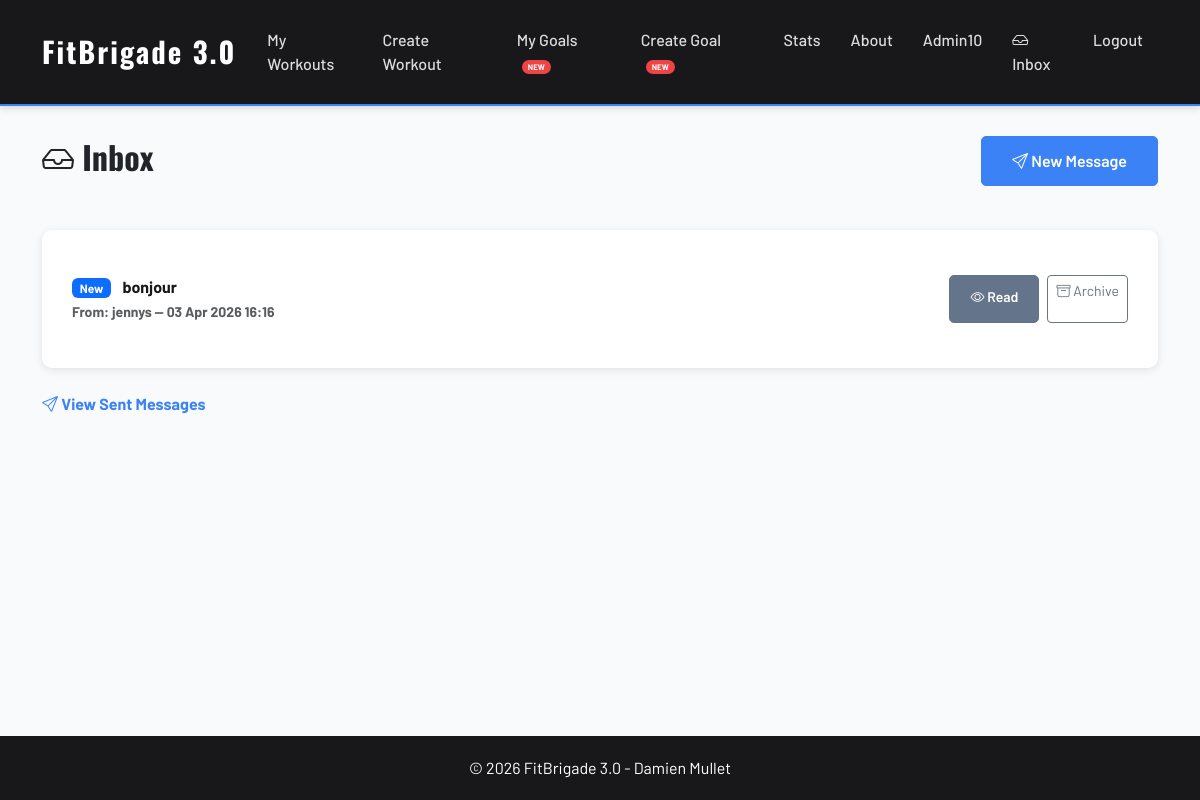
/inbox/ (signed in), run on the app's committed database.
### users/models.py (models this page shows, shortened)
class CustomUser(AbstractUser):
    email = models.EmailField(unique=True)
    bio = models.TextField(blank=True, null=True)
    phone = models.CharField(max_length=20, blank=True, null=True)

### messaging/models.py (models this page shows, shortened)
class Message(models.Model):
    sender = models.ForeignKey(
        settings.AUTH_USER_MODEL,
        on_delete=models.CASCADE,
        related_name='sent_messages'
    )
    recipient = models.ForeignKey(
        settings.AUTH_USER_MODEL,
        on_delete=models.CASCADE,
        related_name='received_messages'
    )
    subject = models.CharField(max_length=200)
    body = models.TextField()
    is_read = models.BooleanField(default=False)
    is_archived = models.BooleanField(default=False)
    created_at = models.DateTimeField(auto_now_add=True)
    class Meta:
        ordering = ['-created_at']

### messaging/views.py (the view)
# urls.py: path('inbox/', include('messaging.urls', namespace='messaging')),
@login_required
def inbox(request):
    received = Message.objects.filter(
        recipient=request.user,
        is_archived=False
    )
    return render(request, 'messaging/inbox.html', {'messages_list': received})

### messaging/templates/messaging/inbox.html (shortened to what this page needs)
{% extends 'base.html' %}
{% load static %}
{% block content %}
<div class="header-row">
    <h2><i class="bi bi-inbox"></i> Inbox</h2>
    <a href="{% url 'messaging:send_message' %}" class="btn btn-primary">
        <i class="bi bi-send"></i> New Message
    </a>
</div>
<br>
{% if messages_list %}
<div class="stats-list">
    {% for message in messages_list %}
    <div class="stat-row {% if not message.is_read %}unread{% endif %}">
        <div>
            {% if not message.is_read %}
            <span class="badge bg-primary me-2">New</span>
            {% endif %}
            <a href="{% url 'messaging:view_message' message.id %}" class="message-link">
                {{ message.subject }}
            </a>
            <br>
            <small class="text-muted">From: {{ message.sender.username }} — {{ message.created_at|date:"d M Y H:i" }}</small>
        </div>
        <div class="d-flex gap-2">
            <a href="{% url 'messaging:view_message' message.id %}" class="btn btn-secondary btn-sm">
                <i class="bi bi-eye"></i> Read
            </a>
            <a href="{% url 'messaging:archive_message' message.id %}" class="btn btn-sm btn-outline-secondary">
                <i class="bi bi-archive"></i> Archive
            </a>
        </div>
    </div>
    {% endfor %}
</div>
{% endif %}
<br>
<a href="{% url 'messaging:sent_messages' %}" class="back-link">
    <i class="bi bi-send"></i> View Sent Messages
</a>
{% endblock %}

### templates/base.html (shortened to what this page needs)
{% load static %}
<!DOCTYPE html>
<html lang="en">
<head>
    <link href="https://cdn.jsdelivr.net/npm/bootstrap@5.3.0/dist/css/bootstrap.min.css" rel="stylesheet" />
    <link href="https://cdn.jsdelivr.net/npm/bootstrap-icons@1.11.0/font/bootstrap-icons.css" rel="stylesheet" />
    <link rel="stylesheet" href="{% static 'css/style.css' %}">
</head>
<body>
    <nav class="navbar navbar-expand-lg navbar-dark">
        <div class="container">
            <a class="navbar-brand" href="{% url 'workouts:index' %}">FitBrigade 3.0</a>
            <div class="collapse navbar-collapse" id="navbarNav">
                <ul class="navbar-nav me-auto">
                    {% if user.is_authenticated %}
                    <li class="nav-item">
                        <a class="nav-link" href="{% url 'workouts:home' %}">My Workouts</a>
                    </li>
                    <li class="nav-item">
                        <a class="nav-link" href="{% url 'workouts:create_workout' %}">Create Workout</a>
                    </li>
                    <li class="nav-item">
                        <a class="nav-link" href="{% url 'goals:goals_list' %}">My Goals <span
                                class="nav-new">NEW</span></a>
                    </li>
                    <li class="nav-item">
                        <a class="nav-link" href="{% url 'goals:create_goal' %}">Create Goal <span
                                class="nav-new">NEW</span></a>
                    </li>
                    <li class="nav-item">
                        <a class="nav-link" href="{% url 'workouts:stats' %}">Stats</a>
                    </li>
                    {% else %}
                    <li class="nav-item">
                        <a class="nav-link" href="{% url 'workouts:index' %}">Home</a>
                    </li>
                    {% endif %}
                    <li class="nav-item">
                        <a class="nav-link" href="{% url 'workouts:about' %}">About</a>
                    </li>
                </ul>
                <ul class="navbar-nav ms-auto">
                    {% if user.is_authenticated %}
                    <li class="nav-item">
                        <a class="nav-link" href="{% url 'users:profile' %}">{{ user.username }}</a>
                    </li>
                    <li class="nav-item">
                        <a class="nav-link" href="{% url 'messaging:inbox' %}">
                            <i class="bi bi-inbox"></i> Inbox
                        </a>
                    </li>
                    <li class="nav-item">
                        <form method="post" action="{% url 'users:logout' %}" class="d-inline">
                            <button type="submit" class="nav-link btn btn-link text-white">Logout</button>
                        </form>
                    </li>
                    {% endif %}
                </ul>
            </div>
        </div>
    </nav>
    <div class="toast-container position-fixed bottom-0 end-0 p-3" style="z-index: 9999;">
    </div>
    <main>
        <div class="container">
            {% block content %}{% endblock %}
        </div>
    </main>
    <footer>
        <div class="container">
            <p>&copy; 2026 FitBrigade 3.0 - Damien Mullet</p>
        </div>
    </footer>
</body>
</html>

### static/css/style.css (style rules this page uses)
:root { --primary-color: #3b82f6; --secondary-color: #64748b; --danger-color: #ef4444; --dark-color: #18181b; --light-bg: #f8fafc; }
body { font-family: 'Barlow', 'Segoe UI', Tahoma, Geneva, Verdana, sans-serif; background-color: var(--light-bg); display: flex !important; flex-direction: column !important; min-height: 100vh !important; }
h1, h2, h3, h4, h5, h6 { font-family: 'Oswald', sans-serif; font-weight: 700; }
.btn-primary { background-color: var(--primary-color) !important; border-color: var(--primary-color) !important; color: white !important; padding: 12px 30px; border-radius: 5px; font-family: 'Barlow', sans-serif; font-weight: 600; transition: background-color 0.3s, transform 0.3s, box-shadow 0.3s; }
.btn-secondary { background-color: var(--secondary-color) !important; border-color: var(--secondary-color) !important; color: white !important; padding: 10px 20px; border-radius: 5px; font-family: 'Barlow', sans-serif; font-weight: 600; }
nav.navbar { background-color: var(--dark-color) !important; box-shadow: 0 2px 8px rgba(0, 0, 0, 0.15); border-bottom: 2px solid var(--primary-color); }
.navbar-brand { color: white !important; font-size: 1.8rem; font-weight: 700; font-family: 'Oswald', sans-serif; letter-spacing: 2px; }
.nav-link { color: rgba(255, 255, 255, 0.85) !important; font-weight: 500; position: relative; transition: color 0.3s; padding: 20px 15px !important; }
.nav-link::after { content: ""; position: absolute; bottom: 0; left: 50%; width: 0; height: 3px; background: var(--primary-color); transition: width 0.3s ease, left 0.3s ease; }
.nav-new { background: var(--danger-color); color: white; font-size: 0.5rem; padding: 2px 6px; border-radius: 10px; margin-left: 5px; font-weight: 700; animation: pulse 2s infinite; }
main { flex: 1 !important; padding: 30px 0; }
.header-row { display: flex; justify-content: space-between; align-items: center; margin-bottom: 20px; }
.back-link { color: var(--primary-color); text-decoration: none; font-weight: bold; }
.stats-list { background: white; padding: 30px; border-radius: 10px; box-shadow: 0 2px 8px rgba(0, 0, 0, 0.1); }
.stat-row { display: flex; justify-content: space-between; padding: 15px 0; border-bottom: 1px solid #eee; }
.stat-row:last-child { border-bottom: none; }
footer { background-color: var(--dark-color); color: white; text-align: center; padding: 20px 0; margin-top: auto; }
footer p { margin: 0; }
.unread { font-weight: bold; }
.message-link { text-decoration: none; color: var(--dark-color); }

### data on the page
CustomUser: username "Admin10"
Message: is_read "New", subject "bonjour", sender.username "jennys", created_at "03 Apr 2026 16:16"
